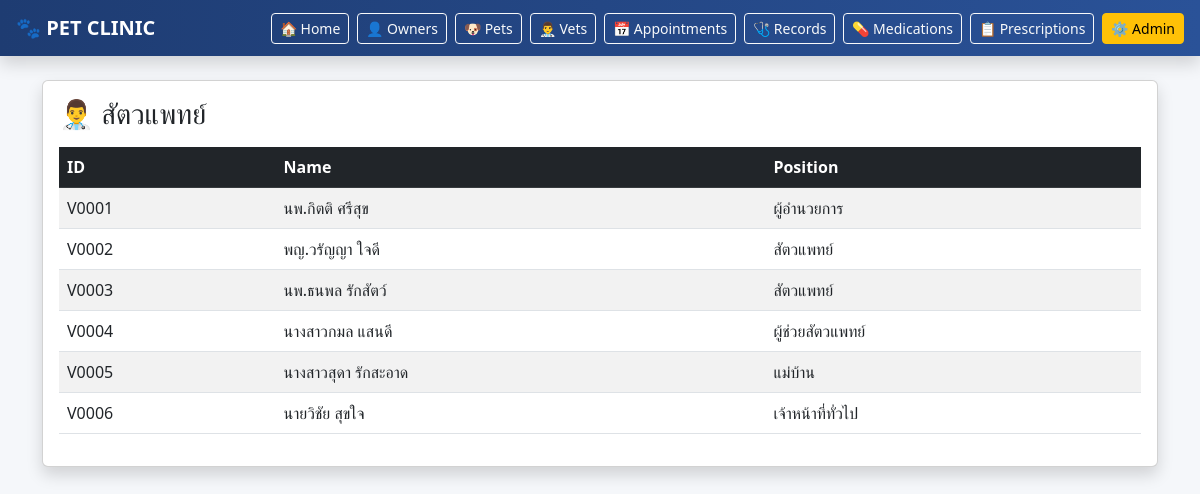
Screenshot of /vets/ with the database file from the repository.
### clinic/models.py (models this page shows, shortened)
class Veterinarian(models.Model):
    vet_id = models.CharField(max_length=10, unique=True, blank=True)
    name = models.CharField(max_length=100)
    position = models.CharField(max_length=100)
    specialty = models.CharField(max_length=100)
    phone = models.CharField(max_length=20)

### clinic/views.py (the view)
# urls.py: path('vets/', views.vets, name='vets'),
def vets(request):
    vets = Veterinarian.objects.all()
    return render(request, 'vets.html', {'vets': vets})

### clinic/templates/vets.html
{% extends 'base.html' %}
{% block content %}
<div class="card shadow">
    <div class="card-body">
        <h3 class="mb-3">👨‍⚕️ สัตวแพทย์</h3>
        <table class="table table-striped table-hover">
            <thead class="table-dark">
                <tr>
                    <th>ID</th>
                    <th>Name</th>
                    <th>Position</th>
                </tr>
            </thead>
            <tbody>
                {% for v in vets %}
                <tr>
                    <td>{{ v.vet_id }}</td>
                    <td>{{ v.name }}</td>
                    <td>{{ v.position }}</td>
                </tr>
                {% endfor %}
            </tbody>
        </table>
    </div>
</div>
{% endblock %}

### clinic/templates/base.html (shortened to what this page needs)
<!DOCTYPE html>
<html>
<head>
    <link href="https://cdn.jsdelivr.net/npm/bootstrap@5.3.0/dist/css/bootstrap.min.css" rel="stylesheet">
</head>
<body style="background-color:#f5f7fa;">
<nav class="navbar navbar-dark px-3 shadow" style="background: linear-gradient(90deg, #1e3c72, #2a5298);">
    <span class="navbar-brand fw-bold">🐾 PET CLINIC</span>
    <div class="d-flex gap-2 flex-wrap">
        <a href="/" class="btn btn-outline-light btn-sm">🏠 Home</a>
        <a href="/owners/" class="btn btn-outline-light btn-sm">👤 Owners</a>
        <a href="/pets/" class="btn btn-outline-light btn-sm">🐶 Pets</a>
        <a href="/vets/" class="btn btn-outline-light btn-sm">👨‍⚕️ Vets</a>
        <a href="/appointments/" class="btn btn-outline-light btn-sm">📅 Appointments</a>
        <a href="/records/" class="btn btn-outline-light btn-sm">🩺 Records</a>
        <a href="/medications/" class="btn btn-outline-light btn-sm">💊 Medications</a>
        <a href="/prescriptions/" class="btn btn-outline-light btn-sm">📋 Prescriptions</a>
        <a href="/admin/" class="btn btn-warning btn-sm">⚙️ Admin</a>
    </div>
</nav>
<div class="container mt-4">
    {% block content %}
    {% endblock %}
</div>
</body>
</html>

### rows the page displays
Veterinarian: vet_id "V0001", name "นพ.กิตติ ศรีสุข", position "ผู้อำนวยการ"
Veterinarian: vet_id "V0002", name "พญ.วรัญญา ใจดี", position "สัตวแพทย์"
Veterinarian: vet_id "V0003", name "นพ.ธนพล รักสัตว์", position "สัตวแพทย์"
Veterinarian: vet_id "V0004", name "นางสาวกมล แสนดี", position "ผู้ช่วยสัตวแพทย์"
Veterinarian: vet_id "V0005", name "นางสาวสุดา รักสะอาด", position "แม่บ้าน"
Veterinarian: vet_id "V0006", name "นายวิชัย สุขใจ", position "เจ้าหน้าที่ทั่วไป"
